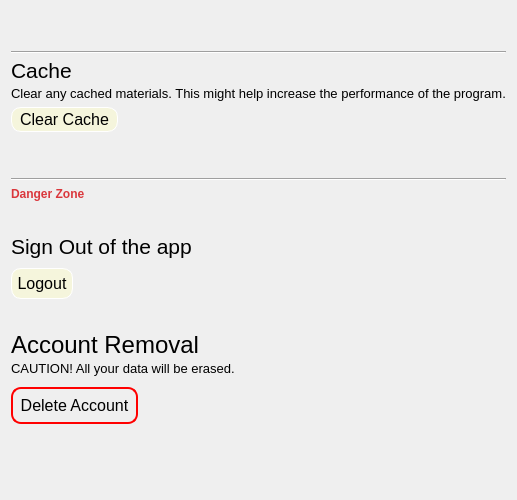
            <widget class="QWidget" name="settings_sa_widgets">
             <property name="geometry">
              <rect>
               <x>0</x>
               <y>0</y>
                  <width>514</width>
                  <height>500</height>
              </rect>
             </property>
             <property name="styleSheet">
              <string notr="true"/>
             </property>
             <layout class="QVBoxLayout" name="verticalLayout_13">
              <item>
               <spacer name="verticalSpacer_5">
                <property name="orientation">
                 <enum>Qt::Vertical</enum>
                </property>
                <property name="sizeType">
                 <enum>QSizePolicy::Fixed</enum>
                </property>
                <property name="sizeHint" stdset="0">
                 <size>
                  <width>20</width>
                     <height>40</height>
                 </size>
                </property>
               </spacer>
              </item>
                 <item>
                     <widget class="Line" name="line_4">
                         <property name="orientation">
                             <enum>Qt::Horizontal</enum>
                         </property>
                     </widget>
              </item>
              <item>
               <widget class="QLabel" name="label_12">
                <property name="minimumSize">
                 <size>
                  <width>0</width>
                  <height>0</height>
                 </size>
                </property>
                <property name="maximumSize">
                 <size>
                  <width>16777215</width>
                  <height>20</height>
                 </size>
                </property>
                <property name="styleSheet">
                 <string notr="true">font:16pt;
</string>
                </property>
                <property name="text">
                 <string>Cache</string>
                </property>
               </widget>
              </item>
              <item>
               <widget class="QLabel" name="label_13">
                <property name="styleSheet">
                 <string notr="true">font:10pt;</string>
                </property>
                <property name="text">
                 <string>Clear any cached materials. This might help increase the performance of the program.</string>
                </property>
               </widget>
              </item>
              <item>
               <layout class="QHBoxLayout" name="horizontalLayout_8">
                <item>
                 <widget class="QPushButton" name="clearcache_button">
                  <property name="sizePolicy">
                   <sizepolicy hsizetype="Fixed" vsizetype="Fixed">
                    <horstretch>0</horstretch>
                    <verstretch>0</verstretch>
                   </sizepolicy>
                  </property>
                  <property name="cursor">
                   <cursorShape>PointingHandCursor</cursorShape>
                  </property>
                  <property name="styleSheet">
                   <string notr="true">background-color:#f5f5dc;
border: 1px solid white;
padding: 2px 8px 2px 8px;
color:#000;
font: 12pt;
border-radius:10px;</string>
                  </property>
                  <property name="text">
                   <string>Clear Cache</string>
                  </property>
                 </widget>
                </item>
                <item>
                 <widget class="QLabel" name="cacheclear_label">
                  <property name="styleSheet">
                   <string notr="true">text-align: left;</string>
                  </property>
                  <property name="text">
                   <string/>
                  </property>
                 </widget>
                </item>
               </layout>
              </item>
              <item>
               <spacer name="verticalSpacer_3">
                <property name="orientation">
                 <enum>Qt::Vertical</enum>
                </property>
                <property name="sizeType">
                 <enum>QSizePolicy::Fixed</enum>
                </property>
                <property name="sizeHint" stdset="0">
                 <size>
                  <width>20</width>
                  <height>40</height>
                 </size>
                </property>
               </spacer>
              </item>
              <item>
               <widget class="Line" name="line_3">
                <property name="orientation">
                 <enum>Qt::Horizontal</enum>
                </property>
               </widget>
              </item>
              <item>
               <widget class="QLabel" name="label_18">
                <property name="styleSheet">
                 <string notr="true">color:#DA373C;
font:20pt &quot;Roboto&quot;;
font-weight: bold;</string>
                </property>
                <property name="text">
                 <string>Danger Zone</string>
                </property>
               </widget>
              </item>
              <item>
               <spacer name="verticalSpacer_8">
                <property name="sizePolicy">
                 <sizepolicy hsizetype="Minimum" vsizetype="Fixed">
                  <horstretch>0</horstretch>
                  <verstretch>0</verstretch>
                 </sizepolicy>
                </property>
                <property name="orientation">
                 <enum>Qt::Vertical</enum>
                </property>
                <property name="sizeType">
                 <enum>QSizePolicy::Fixed</enum>
                </property>
                <property name="sizeHint" stdset="0">
                 <size>
                  <width>20</width>
                  <height>20</height>
                 </size>
                </property>
               </spacer>
              </item>
              <item>
               <widget class="QLabel" name="label_15">
                <property name="minimumSize">
                 <size>
                  <width>0</width>
                  <height>30</height>
                 </size>
                </property>
                <property name="maximumSize">
                 <size>
                  <width>16777215</width>
                  <height>22</height>
                 </size>
                </property>
                <property name="styleSheet">
                 <string notr="true">font:16pt;
</string>
                </property>
                <property name="text">
                 <string>Sign Out of the app</string>
                </property>
               </widget>
              </item>
              <item>
               <spacer name="verticalSpacer_10">
                <property name="orientation">
                 <enum>Qt::Vertical</enum>
                </property>
                <property name="sizeType">
                 <enum>QSizePolicy::Fixed</enum>
                </property>
                <property name="sizeHint" stdset="0">
                 <size>
                  <width>20</width>
                  <height>5</height>
                 </size>
                </property>
               </spacer>
              </item>
              <item>
               <layout class="QHBoxLayout" name="horizontalLayout_10">
                <item>
                 <widget class="QPushButton" name="logout_settings">
                  <property name="cursor">
                   <cursorShape>PointingHandCursor</cursorShape>
                  </property>
                  <property name="styleSheet">
                   <string notr="true">background-color:#f5f5dc;
border: 1px solid white;
padding: 5px;
color:#000;
font: 12pt;
border-radius:10px;</string>
                  </property>
                  <property name="text">
                   <string>Logout</string>
                  </property>
                 </widget>
                </item>
                <item>
                 <spacer name="horizontalSpacer_6">
                  <property name="orientation">
                   <enum>Qt::Horizontal</enum>
                  </property>
                  <property name="sizeHint" stdset="0">
                   <size>
                    <width>40</width>
                    <height>20</height>
                   </size>
                  </property>
                 </spacer>
                </item>
               </layout>
              </item>
              <item>
               <spacer name="verticalSpacer_7">
                <property name="orientation">
                 <enum>Qt::Vertical</enum>
                </property>
                <property name="sizeType">
                 <enum>QSizePolicy::Fixed</enum>
                </property>
                <property name="sizeHint" stdset="0">
                 <size>
                  <width>20</width>
                  <height>20</height>
                 </size>
                </property>
               </spacer>
              </item>
              <item>
               <widget class="QLabel" name="label_16">
                <property name="minimumSize">
                 <size>
                  <width>0</width>
                  <height>30</height>
                 </size>
                </property>
                <property name="maximumSize">
                 <size>
                  <width>16777215</width>
                  <height>20</height>
                 </size>
                </property>
                <property name="styleSheet">
                 <string notr="true">font:18pt;
</string>
                </property>
                <property name="text">
                 <string>Account Removal</string>
                </property>
               </widget>
              </item>
              <item>
               <widget class="QLabel" name="label_19">
                <property name="styleSheet">
                 <string notr="true">font:10pt;</string>
                </property>
                <property name="text">
                 <string>CAUTION! All your data will be erased.</string>
                </property>
               </widget>
              </item>
              <item>
               <spacer name="verticalSpacer_9">
                <property name="orientation">
                 <enum>Qt::Vertical</enum>
                </property>
                <property name="sizeType">
                 <enum>QSizePolicy::Fixed</enum>
                </property>
                <property name="sizeHint" stdset="0">
                 <size>
                  <width>20</width>
                  <height>5</height>
                 </size>
                </property>
               </spacer>
              </item>
              <item>
               <layout class="QHBoxLayout" name="horizontalLayout_9">
                <item>
                 <widget class="QPushButton" name="delete_acc">
                  <property name="cursor">
                   <cursorShape>PointingHandCursor</cursorShape>
                  </property>
                  <property name="styleSheet">
                   <string notr="true">background-color:rgba(0,0,0,0);
border: 2px solid red;
padding: 7px;
font: 12pt;
border-radius:10px;</string>
                  </property>
                  <property name="text">
                   <string>Delete Account</string>
                  </property>
                 </widget>
                </item>
                <item>
                 <spacer name="horizontalSpacer_5">
                  <property name="orientation">
                   <enum>Qt::Horizontal</enum>
                  </property>
                  <property name="sizeHint" stdset="0">
                   <size>
                    <width>40</width>
                    <height>20</height>
                   </size>
                  </property>
                 </spacer>
                </item>
               </layout>
              </item>
              <item>
               <spacer name="verticalSpacer_4">
                <property name="orientation">
                 <enum>Qt::Vertical</enum>
                </property>
                <property name="sizeHint" stdset="0">
                 <size>
                  <width>20</width>
                  <height>40</height>
                 </size>
                </property>
               </spacer>
              </item>
             </layout>
            </widget>
